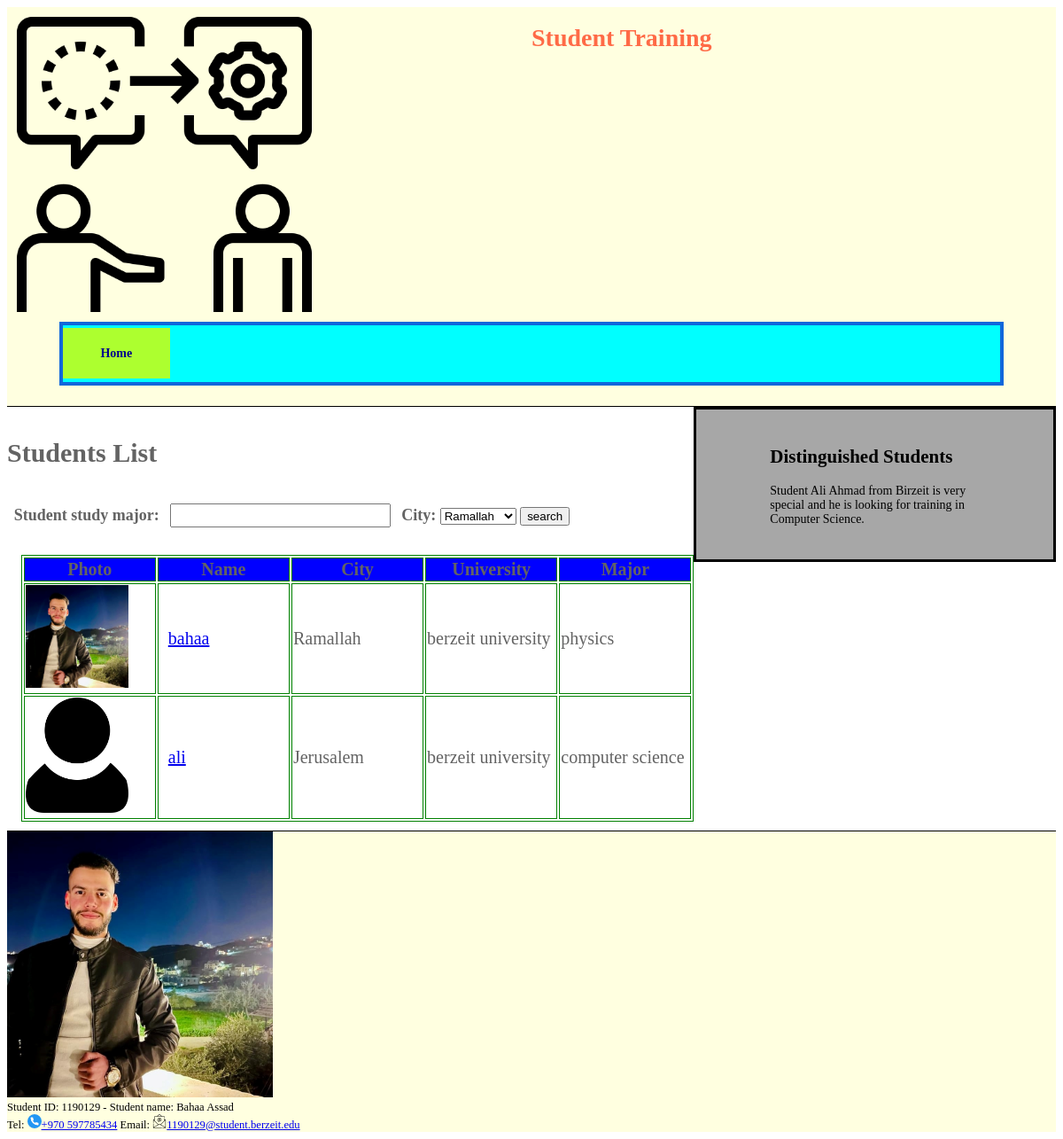
Page /students.php on the committed database.
### tables this page shows
CREATE TABLE student(
      id INT PRIMARY KEY auto_increment,
      name VARCHAR(40),
      city_id int,
      email VARCHAR(50) UNIQUE,
      tel VARCHAR(20) UNIQUE,
      university VARCHAR(30),
      major VARCHAR(30),
      projects VARCHAR(60),
      interests VARCHAR(60),
      photo_path VARCHAR(60),
      user_id int,
      
      FOREIGN KEY(city_id) REFERENCES city(id) 
      ON DELETE CASCADE
      ON UPDATE CASCADE,
      
      FOREIGN KEY(user_id) REFERENCES user(id) 
      ON DELETE CASCADE
      ON UPDATE CASCADE
);

CREATE TABLE city(
     id INT PRIMARY KEY auto_increment,
     name VARCHAR(40),
     country VARCHAR(40)
);

### parts/_db.php (called while the page is built, shortened)
<?php
$dbhost = 'localhost';
$dbusername = 'root';
$dbuserpassword = '22446688@123';
$default_dbname = 'Training';
function db_connect($dbname = '', $username = '', $password = ''){
    global $dbhost, $dbusername, $dbuserpassword, $default_dbname;
    try {
        if (empty($dbname)) {
            $dbname = $default_dbname;
        }
        $pdo = new PDO("mysql:host=$dbhost;dbname=$dbname", $dbusername, $dbuserpassword);
        return $pdo;
    } catch (PDOException $e) {
        $MYSQL_ERRNO = 0;
        $MYSQL_ERROR = $e->getMessage();
        return 0;
    }
}
function execute($query){
    $pdo = db_connect();
    $dbResults = $pdo->query($query);
    return  $dbResults;
}
function getAllStudentsInfo(){
    $query = "SELECT S.id as student_id, S.name as student_name, S.email, S.tel, S.university, S.major, S.projects, S.interests, S.photo_path, U.id as user_id, U.username, U.password, U.desplay_name, U.last_hit, C.name as city_name, C.country FROM student S, user U, city C WHERE S.user_id = U.id AND C.id = S.city_id";
    $result = execute($query);
    return $result->fetchAll();
}
function getAllCitiesDatails(){
    $query = "SELECT * FROM city;";
    $result = execute($query);
    return $result->fetchAll();
}
?>

### students.php (the view, shortened to what this page needs)
<?php include "parts/_header.php" ?>
<aside>
    <h2>Distinguished Students</h2>
    <p>
        Student Ali Ahmad from Birzeit is very special and he is looking for training in Computer Science.
    </p>
</aside>
<main>
    <h2>Students List</h2>
    <form method="get" action="process.php" id="studentForm">
        <label>Student study major:</label>
        <input type="search" id="studentMajor" name="studentMajor"/>
        <label>City:</label>
        <select id="city" name="city">
            <?php $allCitiesDetails = getAllCitiesDatails(); foreach($allCitiesDetails as $row): ?>
                <?php $name = $row['name'];?>
                <?php $id = $row['id'];?>
                <option value="<?php echo "$id";?>" name="<?php echo "$name";?>"> <?php echo "$name";?> </option>
            <?php endforeach;?>
        </select>
        <button type="submit" id="search">search</button>
    </form>
    <?php if(isset($_SESSION['allStudentInfo'])):?>
        <?php $allStudentsInfo = $_SESSION['allStudentInfo']; ?>
    <?php else:?>
        <?php $allStudentsInfo = getAllStudentsInfo(); ?>
    <?php endif; ?>
    <?php if(!empty($allStudentsInfo)):?>
        <table>
            <tr>
                <th>Photo</th>
                <th>Name</th>
                <th>City</th>
                <th>University</th>
                <th>Major</th>
            </tr>
            <?php foreach($allStudentsInfo as $row):?>
            <?php
            $photoPath = $row['photo_path'];
            $studentName = $row['student_name'];
            $city = $row['city_name'];
            $university = $row['university'];
            $major = $row['major'];
            ?>
                <tr>
                    <td> <img src= "<?php echo "$photoPath";?>" alt="student image"/> </td>
                    <td> <a href="student.php?student_id=<?php $student_id = $row['student_id'];echo "$student_id";?> " ><?php echo "$studentName";?></a> </td>
                    <td> <?php echo "$city"?> </td>
                    <td> <?php echo "$university"?> </td>
                    <td> <?php echo "$major"?> </td>
                </tr>
            <?php endforeach; ?>
        </table>
    <?php else:?>
        <p>no students information</p>
    <?php endif;?>
</main>
<?php include "parts/_footer.php" ?>

### parts/_header.php (shortened to what this page needs)
<!DocType html>
<?php include "_db.php"?>
<html lang="en">
    <head>
        <link rel="stylesheet" href="css/layout.css" />
        <link rel="stylesheet" href="css/website.css" />
    </head>
    <body>
        <header>
            <img src="images/training.png" alt="logo" />
            <h1>Student Training</h1>
            <nav>
                <?php
                $user_type = null;
                ?>
                <?php if(  strcmp($user_type, "student") == 0  ):?>
                    <a href="logout.php">logout</a>
                    <?php if(isset($_SESSION['student_id'])):  ?>
                        <a href="student.php">welcome <?php echo getStudentName($_SESSION['username']);?> </a>
                    <?php else:?>
                        <a href="student.php">welcome <?php echo $_SESSION['username'];?> </a>
                    <?php endif;?>
                    <a href="students.php">Students List</a>
                    <a href="companies.php">Companies List</a>
                <?php else:?>
                    <a href="index.php">Home</a>
                <?php endif;?>
            </nav>
        </header>

### parts/_footer.php
        <footer>
            <img src="images/my-photo.png" alt="My Photo" />
            <div>
                Student ID: 1190129 - Student name: Bahaa Assad
            </div>
            <div>
                Tel: <a href="tel:+970597785434">+970 597785434</a>
                Email: <a href="mailto:1190129@student.berzeit.edu">1190129@student.berzeit.edu</a>
            </div>
        </footer>
    </body>
</html>

### css/layout.css (style rules this page uses)
body { font-family: Serif, sans-serif; font-size: 14px; }
header { background-color: lightyellow; border-bottom: 1px solid black; }
header img,header h1 { width: 30%; float: left; }
header h1 { color: rgba(255, 38, 0, 0.685); margin-left: 20%; }
header nav { border: 4px solid rgb(15, 103, 219); padding: 2% 0%; margin: 2% 5%; background-color: aqua; align-items: center; clear: both; }
header nav a { padding: 2% 4%; background-color: greenyellow; }
header nav a:link, header nav a:visited { text-decoration: none; color: darkblue; font-weight: bold; }
main { padding: 10px 0px; color: #636363; font-size: 20px; margin-right: 34%; }
aside { border: 3px solid black; background-color: #3333336e; padding: 2% 7%; float: right; width: 20%; }
footer { background-color: lightyellow; border-top: 1px solid black; font-size: 90%; clear: both; }

### css/website.css (style rules this page uses)
form, input { margin: 2% 1%; font-weight: bold; font-size: 18px; }
main>table td,main>table, th, main>table { border: 1px green solid; }
table { margin-left: 2% ; }
table th { width: 18%; background-color: blue; }
main a { margin: 10px; }
table img { width: 80%; }
main label { width: 30%; }
a[href^="mailto:"]::before { content: url("../images/email.png"); }
a[href^="tel:"]::before { content: url("../images/tel.png"); }

### rows in the picture
student: photo_path (picture), name "bahaa", city.name "Ramallah", university "berzeit university", major "physics"
student: photo_path (picture), name "ali", city.name "Jerusalem", university "berzeit university", major "computer science"

### other values in the picture
form field city "Ramallah"
